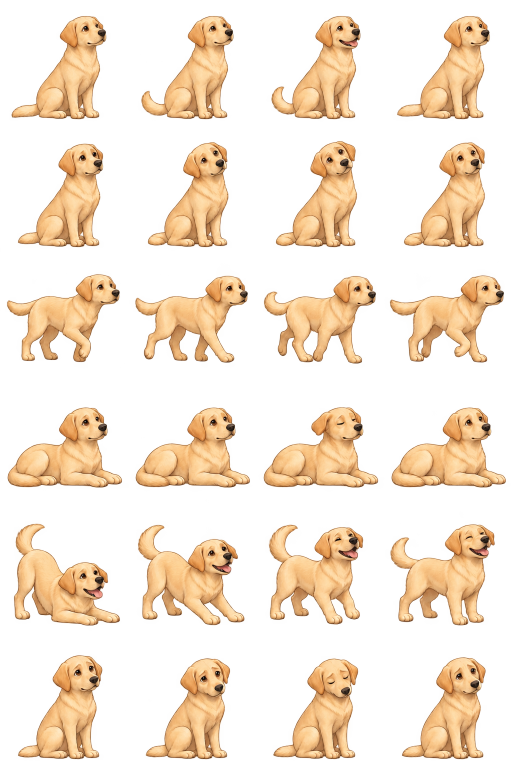
#> input picture art/animals/labrador/atlas.png, 1024 x 1536 px (shown at 1/2 size)
$ python build_packs.py
#> lines starting #> are read from the running program, lines starting #| are printed output that depends on the picture
"""Export animal atlases and package delivered character GIFs into Umeko ZIPs.

This is an asset export pipeline; it does not draw, deform or synthesize poses.
Requires Python 3.10+ and Pillow with animated WebP support.
"""
from __future__ import annotations

import hashlib
import json
import argparse
from pathlib import Path
import zipfile

from PIL import Image, features

ROOT = Path(__file__).resolve().parents[1]
STATES = ("idle", "thinking", "working", "waiting", "done", "error")
VERSION = "1.0.0"
SIZE = 384
# Actual illustrated poses are replayed with longer holds for quiet states.
TIMELINES = {
    "idle": ([0, 1, 2, 1, 0, 3], [600, 220, 160, 220, 600, 200]),
    "thinking": ([0, 1, 2, 1, 0, 3], [360, 220, 480, 220, 360, 220]),
    "working": ([0, 1, 2, 3], [180, 180, 180, 180]),
    "waiting": ([0, 1, 2, 1, 0, 3], [850, 300, 180, 300, 850, 300]),
    "done": ([0, 1, 2, 3, 2, 1], [220, 180, 360, 360, 180, 200]),
    "error": ([0, 1, 2, 1, 0, 3], [450, 280, 300, 280, 450, 320]),
}
PETS = {
    "labrador": {
        "id": "labrador-retriever", "name": "拉布拉多", "englishName": "Labrador Retriever",
        "description": "奶油黄色短毛、垂耳、棕眼睛，温柔又有精神的拉布拉多。",
        "dialogue": {
            "tap": ["汪！我在。", "摸摸耳朵？", "一起把任务做好。"],
            "hover": ["陪你盯着呢。", "尾巴已经准备好了。"],
            "drag": ["换个位置，继续陪你。", "轻一点，汪。"],
            "done": ["汪！任务完成啦。", "干得漂亮，摇尾巴！"],
            "error": ["汪？这一步需要再看看。", "没关系，我陪你检查。"],
        },
    },
    "ragdoll": {
        "id": "ragdoll-cat", "name": "布偶猫", "englishName": "Ragdoll Cat",
        "description": "海豹双色、蓝眼睛、白色倒 V 面纹和蓬松长尾，安静陪伴的布偶猫。",
        "dialogue": {
            "tap": ["喵，叫我吗？", "可以摸摸，不许捣乱。", "我在陪你。"],
            "hover": ["工作归你，陪伴归我。", "我有认真看着。"],
            "drag": ["喵，换个舒服的地方。"],
            "done": ["喵，做好了。", "这次值得伸个懒腰。"],
            "error": ["喵？这里有点不对。", "慢慢检查，我等你。"],
        },
    },
    "rottweiler": {
        "id": "rottweiler-dog", "name": "罗威纳", "englishName": "Rottweiler",
        "description": "黑色短毛、棕褐眉点和自然垂耳，沉稳可靠又爱摇尾巴的罗威纳。",
        "dialogue": {
            "tap": ["汪，我在这儿。", "摸摸头，继续加油。", "今天也陪你守好这一班。"],
            "hover": ["放心做事，有我陪着。", "认真看着呢，汪。"],
            "drag": ["换个位置，继续站岗。", "到这边陪你。"],
            "done": ["汪！任务完成，干得漂亮。", "守到收工啦，摇摇尾巴！"],
            "error": ["汪？一起看看哪里卡住了。", "别着急，我陪你重新检查。"],
        },
    },
}


def write_json(path: Path, value):
    path.parent.mkdir(parents=True, exist_ok=True)
    path.write_text(json.dumps(value, ensure_ascii=False, indent=2) + "\n", encoding="utf-8", newline="\n")


def export_frame(atlas: Image.Image, column: int, row: int):
    cell = atlas.crop((column * 256, row * 256, (column + 1) * 256, (row + 1) * 256))
    # Ignore antialiased fur tips when measuring the common ground baseline.
    bounds = cell.getchannel("A").point(lambda alpha: 255 if alpha > 32 else 0).getbbox()
    if bounds is None:
        raise ValueError(f"Empty sprite at {row}, {column}")
    if bounds[0] == 0 or bounds[1] == 0 or bounds[2] == 256 or bounds[3] == 256:
        raise ValueError(f"Sprite touches a cell boundary at {row}, {column}: {bounds}")
    scale = SIZE / 256
    sprite = cell.resize((SIZE, SIZE), Image.Resampling.LANCZOS)
    frame = Image.new("RGBA", (SIZE, SIZE))
    # One fixed scale, with paws aligned across all states. No independent
    # per-frame stretching or body deformation is used.
    frame.alpha_composite(sprite, (0, round((230 - bounds[3]) * scale)))
    return frame


def build_one(slug, pet):
#> called with slug = 'labrador'
    source = ROOT / "art/animals" / slug / "atlas.png"
    atlas = Image.open(source).convert("RGBA")
#> atlas is the input picture: PIL image 1024x1536 RGBA; mean R, G, B, A 205.1, 159.2, 108.7, 77.6
    if atlas.size != (1024, 1536):
        raise ValueError(f"Expected 4x6 atlas at 1024x1536: {source}")
    folder = ROOT / "pets/animals" / slug
    folder.mkdir(parents=True, exist_ok=True)
    metadata = {}
    for row, state in enumerate(STATES):
        poses = [export_frame(atlas, column, row) for column in range(4)]
#> in export_frame, `cell = atlas.crop((column * 256, row * 256, (column + 1) * 256, (row +..`:
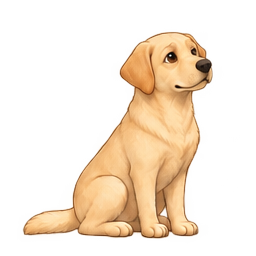
#> cell: PIL image 256x256 RGBA; mean R, G, B, A 196.2, 152.8, 104.8, 74.5; transparent parts drawn white
#> in export_frame, `bounds = cell.getchannel("A").point(lambda alpha: 255 if alpha > 32 el..`: bounds = (23, 32, 213, 239)
#> in export_frame, `frame = Image.new("RGBA", (SIZE, SIZE))`: frame: PIL image 384x384 RGBA; every value is 0
#> call 2 of export_frame, with column = 1, row = 0
#> in export_frame (call 2), `cell = atlas.crop((column * 256, row * 256, (column + 1) * 256, (row +..`:
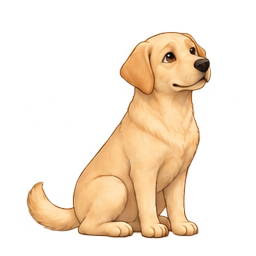
#> cell: PIL image 256x256 RGBA; mean R, G, B, A 199.5, 155, 105.7, 75.2; transparent parts drawn white
#> in export_frame (call 2), `bounds = cell.getchannel("A").point(lambda alpha: 255 if alpha > 32 el..`: bounds = (26, 32, 211, 239)
#> in export_frame (call 2), `frame.alpha_composite(sprite, (0, round((230 - bounds[3]) * scale)))`:
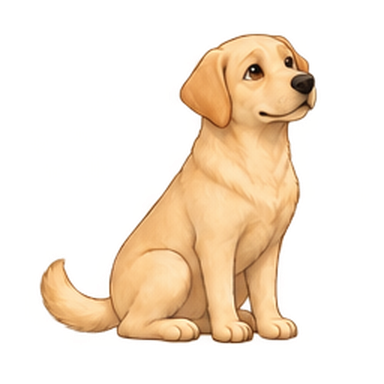
#> frame: PIL image 384x384 RGBA; mean R, G, B, A 82.1, 66, 39.7, 75.2; transparent parts drawn white
#> call 3 of export_frame, with column = 2, row = 0
#> in export_frame (call 3), `cell = atlas.crop((column * 256, row * 256, (column + 1) * 256, (row +..`:
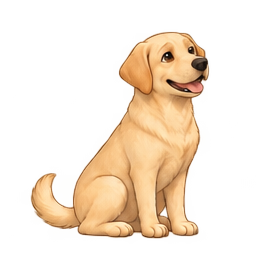
#> cell: PIL image 256x256 RGBA; mean R, G, B, A 198.7, 154, 105.6, 75.4; transparent parts drawn white
#> in export_frame (call 3), `bounds = cell.getchannel("A").point(lambda alpha: 255 if alpha > 32 el..`: bounds = (30, 32, 209, 239)
#> in export_frame (call 3), `frame.alpha_composite(sprite, (0, round((230 - bounds[3]) * scale)))`:
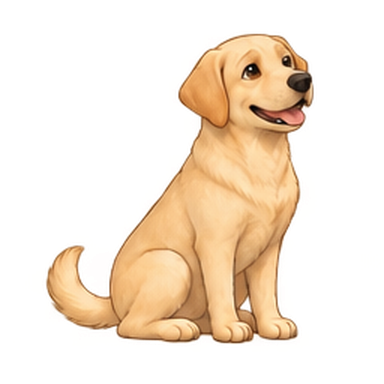
#> frame: PIL image 384x384 RGBA; mean R, G, B, A 82, 65.2, 40, 75.4; transparent parts drawn white
#> call 4 of export_frame, with column = 3, row = 0
#> in export_frame (call 4), `cell = atlas.crop((column * 256, row * 256, (column + 1) * 256, (row +..`:
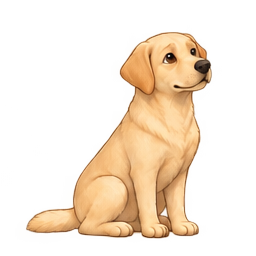
#> cell: PIL image 256x256 RGBA; mean R, G, B, A 200, 155.7, 107.2, 74; transparent parts drawn white
#> in export_frame (call 4), `bounds = cell.getchannel("A").point(lambda alpha: 255 if alpha > 32 el..`: bounds = (26, 32, 212, 239)
#> in export_frame (call 4), `frame.alpha_composite(sprite, (0, round((230 - bounds[3]) * scale)))`:
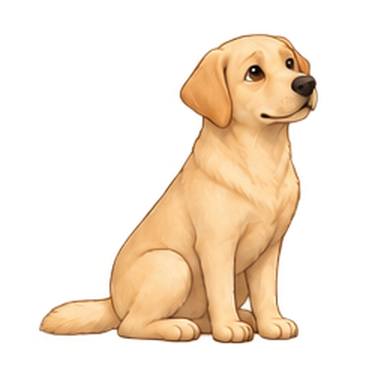
#> frame: PIL image 384x384 RGBA; mean R, G, B, A 79.1, 63.1, 39.2, 74; transparent parts drawn white
#> poses = 4 items
        sequence, durations = TIMELINES[state]
        frames = [poses[index] for index in sequence]
#> frames = 6 items
        path = folder / (state + ".webp")
        frames[0].save(path, "WEBP", save_all=True, append_images=frames[1:],
                       duration=durations, loop=0, lossless=True, method=6, exact=True)
        encoded = Image.open(path)
        if encoded.n_frames < 2:
            raise ValueError(f"State must be animated: {path}")
        top = min(frame.getchannel("A").getbbox()[1] for frame in frames)
#> top = 23
        metadata[path.name] = {"animated": True, "width": SIZE, "height": SIZE,
                               "frames": encoded.n_frames, "contentTop": top / SIZE}
        if state == "idle":
            frames[0].save(ROOT / "preview" / (slug + ".png"))
    manifest = {
        "format": "umeko-pet", "version": 1, "id": pet["id"], "name": pet["name"],
        "packVersion": VERSION, "author": "Umeko contributors", "license": "MIT",
        "description": pet["description"],
        "states": {state: state + ".webp" for state in STATES},
        "images": metadata, "dialogue": pet["dialogue"],
    }
    write_json(folder / "pet.json", manifest)
    output = ROOT / "dist/animals" / f"umeko-pet-{slug}-{VERSION}.zip"
    output.parent.mkdir(parents=True, exist_ok=True)
    with zipfile.ZipFile(output, "w", compression=zipfile.ZIP_DEFLATED, compresslevel=9) as archive:
        files = {path.name: path.read_bytes() for path in sorted(folder.iterdir())
                 if path.name in {"pet.json", *(state + ".webp" for state in STATES)}}
        files["LICENSE.txt"] = (ROOT / "LICENSE").read_text(encoding="utf-8").encode("utf-8")
        for name, data in sorted(files.items()):
            entry = zipfile.ZipInfo(name, (2026, 11, 4, 0, 0, 0))
            # Keep ZIP metadata identical when exporting on Windows or Unix.
            entry.create_system = 3
            entry.compress_type = zipfile.ZIP_DEFLATED
            entry.external_attr = 0o100644 << 16
            archive.writestr(entry, data, compresslevel=9)
    record = {"id": pet["id"], "name": pet["name"], "englishName": pet["englishName"],
              "category": "animals", "version": VERSION, "description": pet["description"],
              "manifest": (folder / "pet.json").relative_to(ROOT).as_posix(),
              "preview": f"preview/{slug}.png", "animation": f"pets/animals/{slug}/idle.webp",
              "download": output.relative_to(ROOT).as_posix(), "bytes": output.stat().st_size,
              "sha256": hashlib.sha256(output.read_bytes()).hexdigest()}
    print(f"BUILT {record['download']} ({record['bytes']:,} bytes)")
    return record


# [40 lines left out: function build_characters, not called in this run]


if __name__ == "__main__":
    parser = argparse.ArgumentParser(description=__doc__)
    parser.add_argument('--characters-only', action='store_true', help='Keep existing animal exports unchanged')
    args = parser.parse_args()
    if not args.characters_only and not features.check("webp"):
        raise SystemExit("Pillow needs WebP support")
    (ROOT / "preview").mkdir(exist_ok=True)
    if args.characters_only:
        previous = json.loads((ROOT / 'catalog.json').read_text(encoding='utf-8'))
        entries = [entry for entry in previous['pets'] if entry['category'] != 'characters']
    else:
#> (the run stopped early here; a loop or call above may not have finished)
